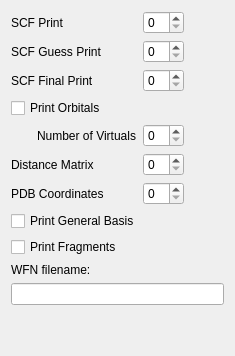
          <widget class="QWidget" name="AdvancedPrintOptions">
           <layout class="QVBoxLayout">
            <item>
             <layout class="QGridLayout">
              <item row="2" column="2">
               <widget class="QSpinBox" name="scf_final_print"/>
              </item>
              <item row="4" column="1">
               <widget class="QLabel" name="label_print_orbitals">
                <property name="text">
                 <string>Number of Virtuals</string>
                </property>
               </widget>
              </item>
              <item row="3" column="0" colspan="2">
               <widget class="QCheckBox" name="qui_print_orbitals">
                <property name="text">
                 <string>Print Orbitals</string>
                </property>
               </widget>
              </item>
              <item row="1" column="0" colspan="2">
               <widget class="QLabel" name="label_30">
                <property name="text">
                 <string>SCF Guess Print</string>
                </property>
               </widget>
              </item>
              <item row="0" column="0" colspan="2">
               <widget class="QLabel" name="label_29">
                <property name="text">
                 <string>SCF Print</string>
                </property>
               </widget>
              </item>
              <item row="2" column="0" colspan="2">
               <widget class="QLabel" name="label_43">
                <property name="text">
                 <string>SCF Final Print</string>
                </property>
               </widget>
              </item>
              <item row="5" column="0" colspan="2">
               <widget class="QLabel" name="label_105">
                <property name="text">
                 <string>Distance Matrix</string>
                </property>
               </widget>
              </item>
              <item row="4" column="0">
               <spacer>
                <property name="orientation">
                 <enum>Qt::Horizontal</enum>
                </property>
                <property name="sizeType">
                 <enum>QSizePolicy::Fixed</enum>
                </property>
                <property name="sizeHint" stdset="0">
                 <size>
                  <width>20</width>
                  <height>20</height>
                 </size>
                </property>
               </spacer>
              </item>
              <item row="0" column="2">
               <widget class="QSpinBox" name="scf_print"/>
              </item>
              <item row="0" column="3">
               <spacer>
                <property name="orientation">
                 <enum>Qt::Horizontal</enum>
                </property>
                <property name="sizeHint" stdset="0">
                 <size>
                  <width>40</width>
                  <height>20</height>
                 </size>
                </property>
               </spacer>
              </item>
              <item row="4" column="2">
               <widget class="QSpinBox" name="print_orbitals"/>
              </item>
              <item row="1" column="2">
               <widget class="QSpinBox" name="scf_guess_print"/>
              </item>
              <item row="5" column="2">
               <widget class="QSpinBox" name="print_distance_matrix"/>
              </item>
              <item row="6" column="0" colspan="2">
               <widget class="QLabel" name="label_21">
                <property name="text">
                 <string>PDB Coordinates</string>
                </property>
               </widget>
              </item>
              <item row="6" column="2">
               <widget class="QSpinBox" name="pdb_print"/>
              </item>
             </layout>
            </item>
            <item>
             <widget class="QCheckBox" name="print_general_basis">
              <property name="text">
               <string>Print General Basis</string>
              </property>
             </widget>
            </item>
            <item>
             <widget class="QCheckBox" name="scf_print_frgm">
              <property name="text">
               <string>Print Fragments</string>
              </property>
             </widget>
            </item>
            <item>
             <widget class="QLabel" name="label_89">
              <property name="text">
               <string>WFN filename:</string>
              </property>
             </widget>
            </item>
            <item>
             <widget class="QLineEdit" name="write_wfn"/>
            </item>
            <item>
             <spacer>
              <property name="orientation">
               <enum>Qt::Vertical</enum>
              </property>
              <property name="sizeHint" stdset="0">
               <size>
                <width>20</width>
                <height>40</height>
               </size>
              </property>
             </spacer>
            </item>
           </layout>
          </widget>
